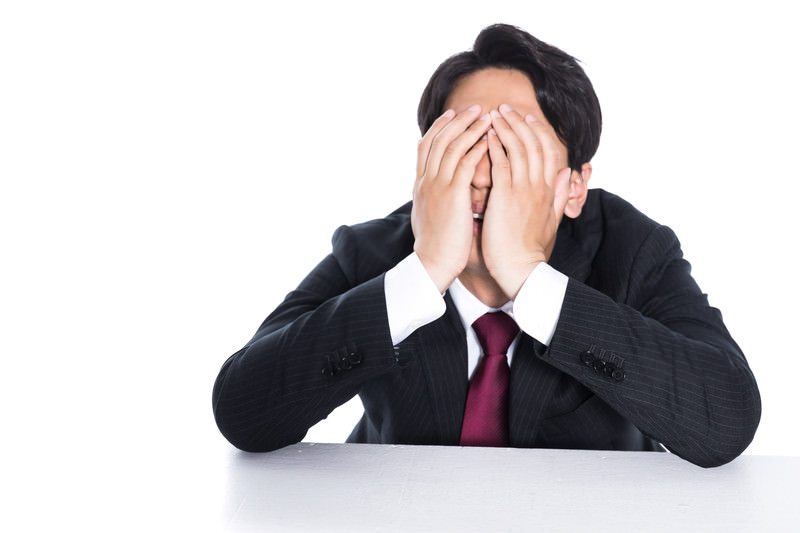
#> input picture image_preprocessing/sample.jpg, 800 x 533 px
$ python image_preprocessing.py
#> lines starting #> are read from the running program, lines starting #| are printed output that depends on the picture; after the words box and inside, x2 and y2 are one past the last pixel; in counts of white or black regions, pixels touching at a corner belong together
import cv2
import numpy as np

# 画像の読み込み
image = cv2.imread('sample.jpg')
#> image is the input picture: shape (533, 800, 3); mean B, G, R 198.1, 196.1, 199.3


# リサイズ（200x200ピクセル）
resized_image = cv2.resize(image, (200, 200))
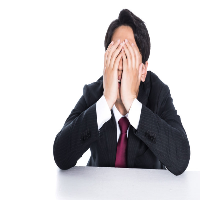
#> resized_image: shape (200, 200, 3); mean B, G, R 198, 196.1, 199.2
# リサイズした画像を表示
cv2.imshow('Resized Image', resized_image)
cv2.waitKey(0)
cv2.destroyAllWindows()


# 正規化（0〜1の範囲）
normalized_image = image / 255.0
# 正規化後の画像データを確認
print(normalized_image)
#> (printed output is left out)


# ガウシアンブラーを適用（カーネルサイズ：15x15）
blurred_image = cv2.GaussianBlur(image, (15, 15), 0)
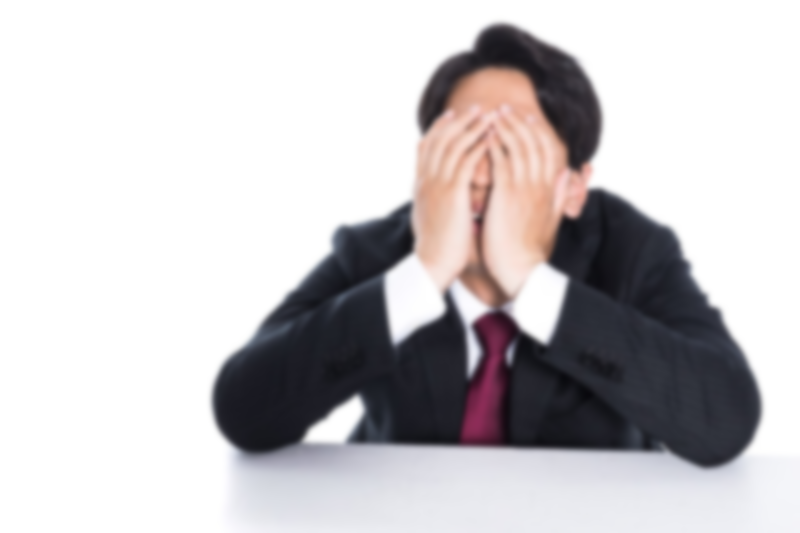
#> blurred_image: shape (533, 800, 3); mean B, G, R 198.1, 196.1, 199.3
# ぼかした画像を表示
cv2.imshow('Blurred Image', blurred_image)
cv2.waitKey(0)
cv2.destroyAllWindows()


# エッジ検出
edges = cv2.Canny(image, 100, 200)
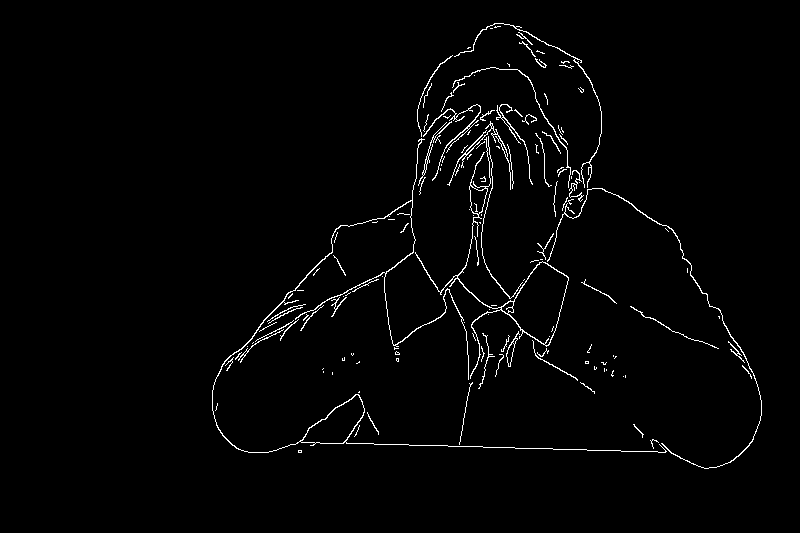
#> edges: shape (533, 800); 1.8% white in thin lines or dots, all inside (x1, y1, x2, y2) = (212, 23, 762, 469)
# エッジを検出した画像を表示
cv2.imshow('Edges', edges)
cv2.waitKey(0)
cv2.destroyAllWindows()


# # 平均化フィルタを適用（カーネルサイズ：5x5）ガウシアンブラーのほうがエッジが残りやすい
# smoothed_image = cv2.blur(image, (5, 5))
# # 平滑化した画像を表示
# cv2.imshow('Smoothed Image', smoothed_image)
# cv2.waitKey(0)
# cv2.destroyAllWindows()


# 回転行列を作成（中心を基準に45度回転）
height, width = image.shape[:2]
#> height = 533; width = 800
rotation_matrix = cv2.getRotationMatrix2D((width/2, height/2), 45, 1)
# アフィン変換を適用して画像を回転
rotated_image = cv2.warpAffine(image, rotation_matrix, (width, height))
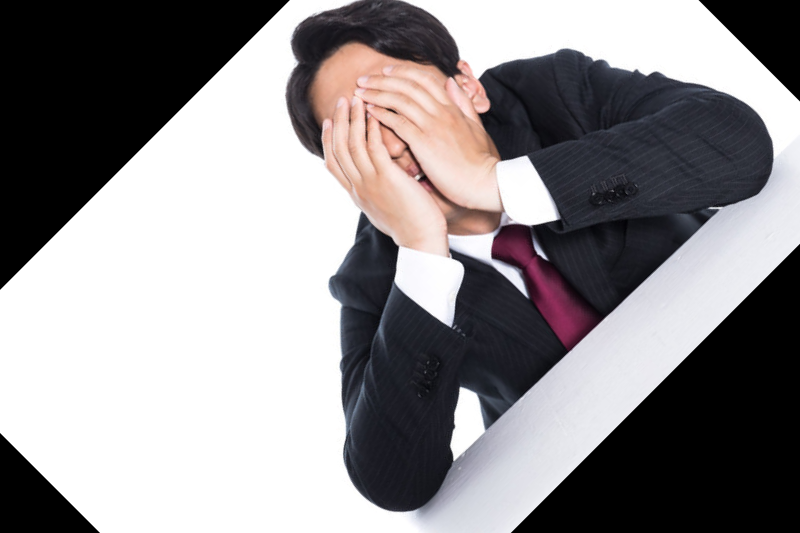
#> rotated_image: shape (533, 800, 3); mean B, G, R 142.1, 140.2, 143.3
# 回転した画像を表示
cv2.imshow('Rotated Image', rotated_image)
cv2.waitKey(0)
cv2.destroyAllWindows()


# 画像の左右反転
flipped_image = cv2.flip(image, 1)
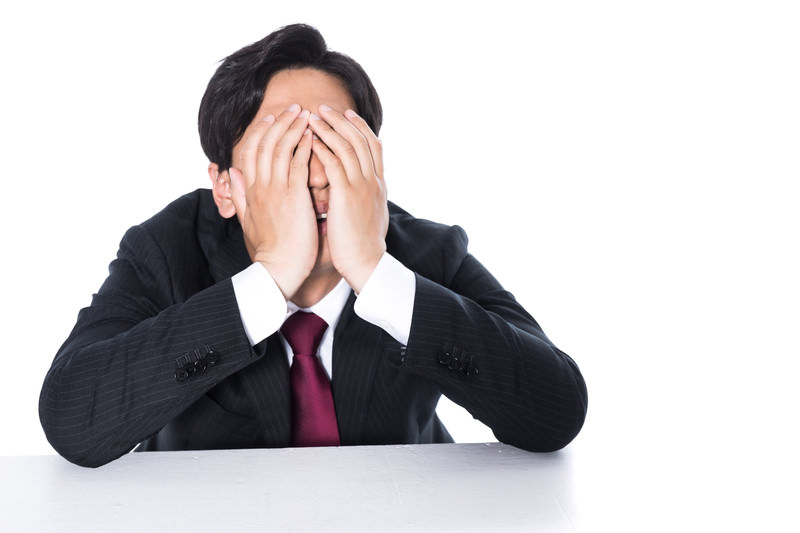
#> flipped_image: shape (533, 800, 3); mean B, G, R 198.1, 196.1, 199.3
# 反転した画像を表示
cv2.imshow('Flipped Image', flipped_image)
cv2.waitKey(0)
cv2.destroyAllWindows()
